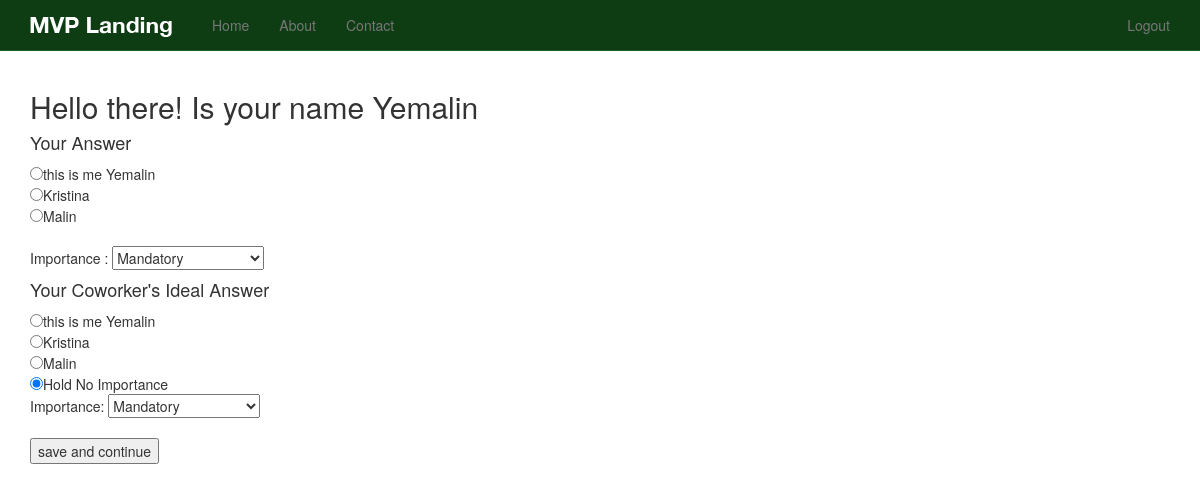
/question/1 (signed in), run on an earlier commit of the app's database.
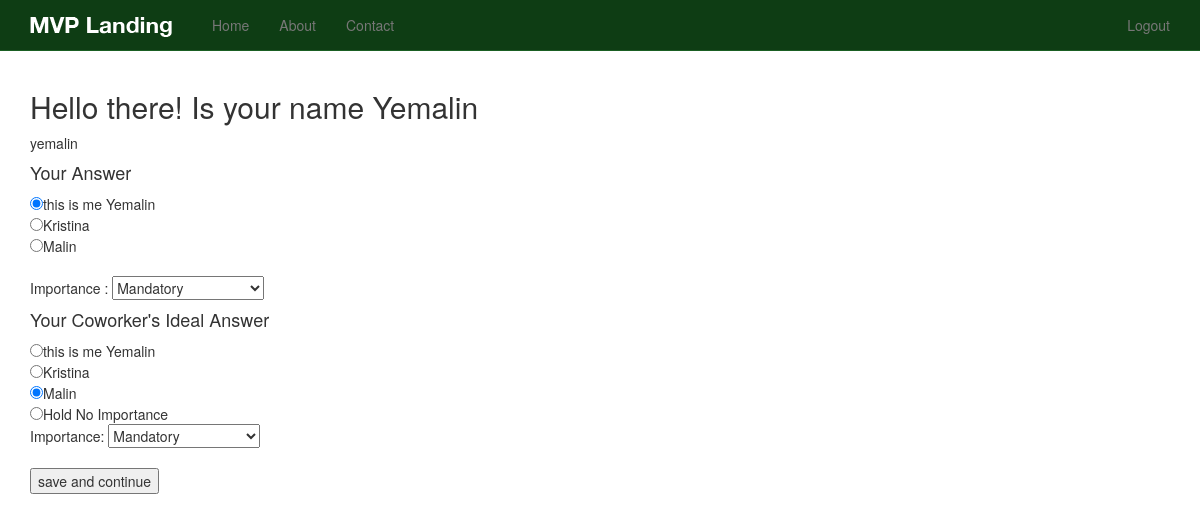
And on a later commit of the database.
### questions/models.py (models this page shows, shortened)
class Answer(models.Model):
	question  = models.ForeignKey(Question)
	text      = models.CharField(max_length =120)
	active    = models.BooleanField(default=True)
	draft     = models.BooleanField(default=False)
	timestamp = models.DateTimeField(auto_now_add=True, auto_now = False)

class UserAnswer(models.Model):
	user 						= models.ForeignKey(settings.AUTH_USER_MODEL)
	question 					= models.ForeignKey(Question)
	my_answer 					= models.ForeignKey(Answer, related_name='user_answer')
	my_answer_importance		= models.CharField(max_length=50, choices =LEVELS)
	my_points 					= models.IntegerField(default = -1)
	their_answer 			    = models.ForeignKey(Answer, null=True, blank=True, related_name='match_answer')
	their_importance	    	= models.CharField(max_length=50, choices =LEVELS)
	thier_points 				= models.IntegerField(default = -1)
	timestamp 					= models.DateTimeField(auto_now_add=True, auto_now = False)

### questions/views.py (the view)
# urls.py: url(r'^question/(?P<id>\d+)$', 'questions.views.single', name='question_single'),
def single(request, id):
	if request.user.is_authenticated() :
		queryset = Question.objects.all().order_by('-timestamp')
		instance =get_object_or_404(Question, id=id)
		try:
			user_answer = UserAnswer.objects.get(user=request.user, question=instance)
			updated_q = True
		except UserAnswer.DoesNotExist:
			user_answer = UserAnswer()
			updated_q = False
		except UserAnswer.MultipleObjectsReturned:
			user_answer = UserAnswer.objects.filter(user=request.user, question=instance)[0]
			updated_q = True
		except:
			user_answer = UserAnswer()
			updated_q = False
		form = UserResponseForm(request.POST or None)
		if form.is_valid():
			print form.cleaned_data
			question_id =form.cleaned_data.get('question_id')
			answer_id =form.cleaned_data.get('answer_id')
			importance_level =form.cleaned_data.get('importance_level')
			their_importance_level =form.cleaned_data.get('their_importance_level')
			their_answer_id	 =form.cleaned_data.get('their_answer_id')
			question_instance = Question.objects.get(id = question_id)
			answer_instance   = Answer.objects.get(id = answer_id)
			user_answer.user 					=  request.user
			user_answer.question 				=  question_instance
			user_answer.my_answer 				=  answer_instance
			user_answer.my_answer_importance 	=  importance_level
			if their_answer_id != -1:
				their_answer_instance	 = Answer.objects.get(id =their_answer_id)
				user_answer.their_answer 			= their_answer_instance
				user_answer.their_importance = their_importance_level
			else:
				user_answer.their_answer =None
				user_answer.their_importance = "Not Important"
			user_answer.save()
			next_q = Question.objects.order_by("?").first()
			return redirect("question_single", id=next_q.id)
		context = {
			"form": form,
			"instance": instance,
			"user_answer": user_answer,
		}
		return render(request, "questions/single.html", context)
	else:
		raise Http404

### questions/forms.py (shortened to what this page needs)
class UserResponseForm(forms.Form):
	question_id = forms.IntegerField()
	answer_id   = forms.IntegerField()
	importance_level =forms.ChoiceField(choices =LEVELS)
	their_answer_id = forms.IntegerField()
	their_importance_level =forms.ChoiceField(choices =LEVELS)

### templates/questions/single.html (shortened to what this page needs)
{% extends "base.html" %}
{% block content %}
<form method ='POST' action=''>{%csrf_token %}
<h2>{{instance.text}}</h2>
{{user_answer.user}}
<h4> Your Answer</h4>
{% for ans in instance.answer_set.all %}
<input type ='radio' name='answer_id' value='{{ans.id}}'
{% if user_answer.my_answer.id == ans.id %}
checked=checked {% endif %}/>{{ans.text}}
<br/>
{% endfor %}
<br/>
Importance : {{form.importance_level}}
<h4> Your Coworker's Ideal Answer</h4>
{% for ans in instance.answer_set.all %}
<input type ='radio' name='their_answer_id' value='{{ans.id}}'
{% if user_answer.their_answer.id == ans.id %}
checked=checked {% endif %} />{{ans.text}}
<br/>
{% endfor %}
<input type ='radio' name='their_answer_id' value='-1'
{% if not user_answer.their_answer %} checked=checked {% endif %}
/>Hold No Importance
<br/>
Importance: {{form.their_importance_level}}<br/><br/>
<input type='submit' value ='save and continue'/>
</form>
{% endblock %}

What changed in the data, as far as the page shows it:
added UserAnswer: user "yemalin"
computed for Answer "this is me Yemalin": answer_id "☐" → "☑"
computed for Answer "Malin": their_answer_id "☐" → "☑"
Also different on the page:
form field their_answer_id: "☑" → (not shown)
